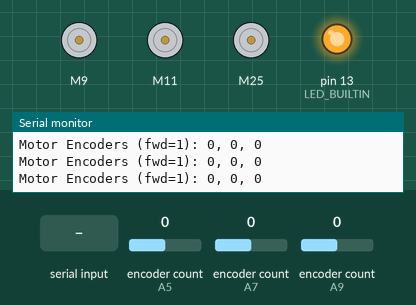
Recording of a program running on a simulated Teensy 3. Parts: 3 × DC motor (green arrow = forward, orange = backward, longer = faster), output pins drawn as LEDs (lit = HIGH), the last lines printed to the serial monitor. Inputs (shaded band) come from the test bench; at power-on: encoder count (sensors on A5, A7, A9) 0.

Above: at 4.2 s.
4.3 s: "OFF\n" received over Serial
At 5.4 s:
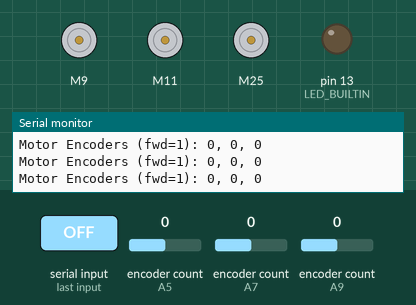
5.8 s: "ON\n" received over Serial
At 6.5 s:
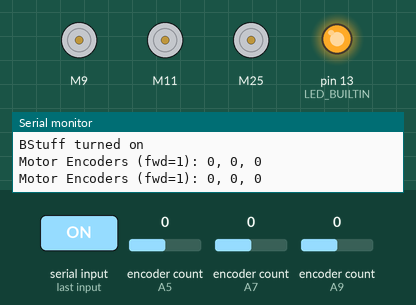
Timing chart, 0 to 8.8 s (numbered marks = the images above; inputs shaded):
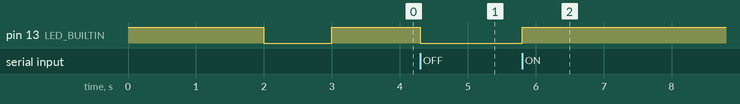

The program:

main.cpp
```cpp
//
// Created by David Kadish on 18/10/2017.
//
// 18/10/2017 NOTE
// Motors: Negative is up.
// Encoder: Up is positive on the encoder.
//

#include <Encoder.h>
#define ENC1A 23
#define ENC1B 22

#define ENC2A 21
#define ENC2B 20

#define ENC3A 19
#define ENC3B 18

Encoder enc1(ENC1A, ENC1B);
Encoder enc2(ENC2A, ENC2B);
Encoder enc3(ENC3A, ENC3B);

#include <SparkFun_TB6612.h>

//********************** MOTOR DRIVER 1 **********************//
#define M1_STBY	10 //Allows the H-bridges to work when high (has a pulldown resistor so it must actively pulled high)
// Input 1 for channels A/B	Input	One of the two inputs that determines the direction.
#define M1_AIN1 9
#define M1_BIN1 11
//Input 2 for channels A/B	Input	One of the two inputs that determines the direction.
#define M1_AIN2 8
#define M1_BIN2 12
//PWM input for channels A/B	Input	PWM input that controls the speed
#define M1_PWMA 3
#define M1_PWMB 4


//********************** MOTOR DRIVER 2 **********************//
#define M2_STBY	26 //Allows the H-bridges to work when high (has a pulldown resistor so it must actively pulled high)
// Input 1 for channels A/B	Input	One of the two inputs that determines the direction.
#define M2_AIN1 25
//#define M2_BIN1 27
//Input 2 for channels A/B	Input	One of the two inputs that determines the direction.
#define M2_AIN2 24
//#define M2_BIN2 28
//PWM input for channels A/B	Input	PWM input that controls the speed
#define M2_PWMA 29
//#define M2_PWMB 30

// these constants are used to allow you to make your motor configuration
// line up with function names like forward.  Value can be 1 or -1
const int offset1A = -1;
const int offset1B = -1;
const int offset2A = -1;
//const int offset2B = 1;

// Initializing motors.  The library will allow you to initialize as many
// motors as you have memory for.  If you are using functions like forward
// that take 2 motors as arguments you can either write new functions or
// call the function more than once.
Motor motor1A = Motor(M1_AIN1, M1_AIN2, M1_PWMA, offset1A, M1_STBY);
Motor motor1B = Motor(M1_BIN1, M1_BIN2, M1_PWMB, offset1B, M1_STBY);
Motor motor2A = Motor(M2_AIN1, M2_AIN2, M2_PWMA, offset2A, M2_STBY);

Motor motors[] = {motor1A, motor1B, motor2A};


#include <elapsedMillis.h>
elapsedMillis motorTimer;
elapsedMillis textTimer;

bool fwd = true;

void setup(){

    Serial.begin(9600);

    pinMode(LED_BUILTIN, OUTPUT);
    digitalWrite(LED_BUILTIN, HIGH);
    delay(2000);
    digitalWrite(LED_BUILTIN, LOW);
    delay(1000);
    digitalWrite(LED_BUILTIN, HIGH);

    Serial.printf("Starting...");

    /*elapsedMillis startUp;
    while(startUp < 1000) {
        motor1A.drive(-50);
        motor1B.drive(-50);
        motor2A.drive(-50);
    }*/

    motorTimer = 0;
    enc1.write(0);
}


String WifiRequest = "";

void wifiResponse(char* response)
{
    Serial.printf("B%s\n", response);
}

bool go = false;
int speed = 0;
int motor = 0;
long duration = 0;
elapsedMillis goTimer = 0;

void loop(){

    while(Serial.available()) {

        char character = Serial.read();
        if (character != '\n')
            WifiRequest.concat(character);
        else {
            if (WifiRequest[0] == 'G') { // Go
                wifiResponse("GO!");
                go = true;
                goTimer = 0;

            } else if (WifiRequest[0] == 'H') {
                motor1A.brake();
                motor1B.brake();
                motor2A.brake();

                /*Setpoint1 = (float) enc1.read();
                Setpoint2 = (float) enc2.read();
                Setpoint3 = (float) enc3.read();*/
            } else if (WifiRequest[0] == 'M') { // Select Motor 0,1,2
                wifiResponse("Motor set");
                motor = WifiRequest.substring(1).toInt();
            } else if (WifiRequest[0] == 'S') { // Set speed 0-255
                wifiResponse("Speed set");
                speed = WifiRequest.substring(1).toInt();
            } else if (WifiRequest[0] == 'D') { // Set duration 0-inf
                wifiResponse("Duration set");
                duration = (long) (WifiRequest.substring(1).toInt());
            } else if (WifiRequest[0] == 'P') {

            } else if (WifiRequest == "ON") {
                wifiResponse("Stuff turned on");
                digitalWrite(LED_BUILTIN, HIGH);
            } else if (WifiRequest == "OFF") {
                wifiResponse("Stuff turned off");
                digitalWrite(LED_BUILTIN, LOW);
            } else {
                wifiResponse("Unknown command");
            }

            WifiRequest = "";
        }
    }

    if(goTimer > duration){
        if(go){
            wifiResponse("Done");
        }
        go = false;

        motor1A.brake();
        motor1B.brake();
        motor2A.brake();

    } else if (motor < 3){
        motors[motor].drive(speed);
    } else {
        for( int i=0; i < 3; i++ ){
            motors[i].drive(speed);
        }
    }

    /*if( motorTimer > 500){
        fwd = !fwd;
        motorTimer = 0;
    }

    if( fwd ){
        digitalWrite(LED_BUILTIN, HIGH);
        motor1A.drive(50);
        motor1B.drive(50);
        motor2A.drive(50);
    } else {
        digitalWrite(LED_BUILTIN, LOW);
        motor1A.drive(-100);
        motor1B.drive(-100);
        motor2A.drive(-100);
    }*/

    if(textTimer > 250) {
        Serial.printf("Motor Encoders (fwd=%i): %i, %i, %i\n", (int)fwd, enc1.read(), enc2.read(), enc3.read());
        textTimer = 0;
    }
}
```

Measured:
- after the input at 4.3 s, pin 13 (LED_BUILTIN): HIGH → LOW at once
- after the input at 5.8 s, pin 13 (LED_BUILTIN): LOW → HIGH at once
